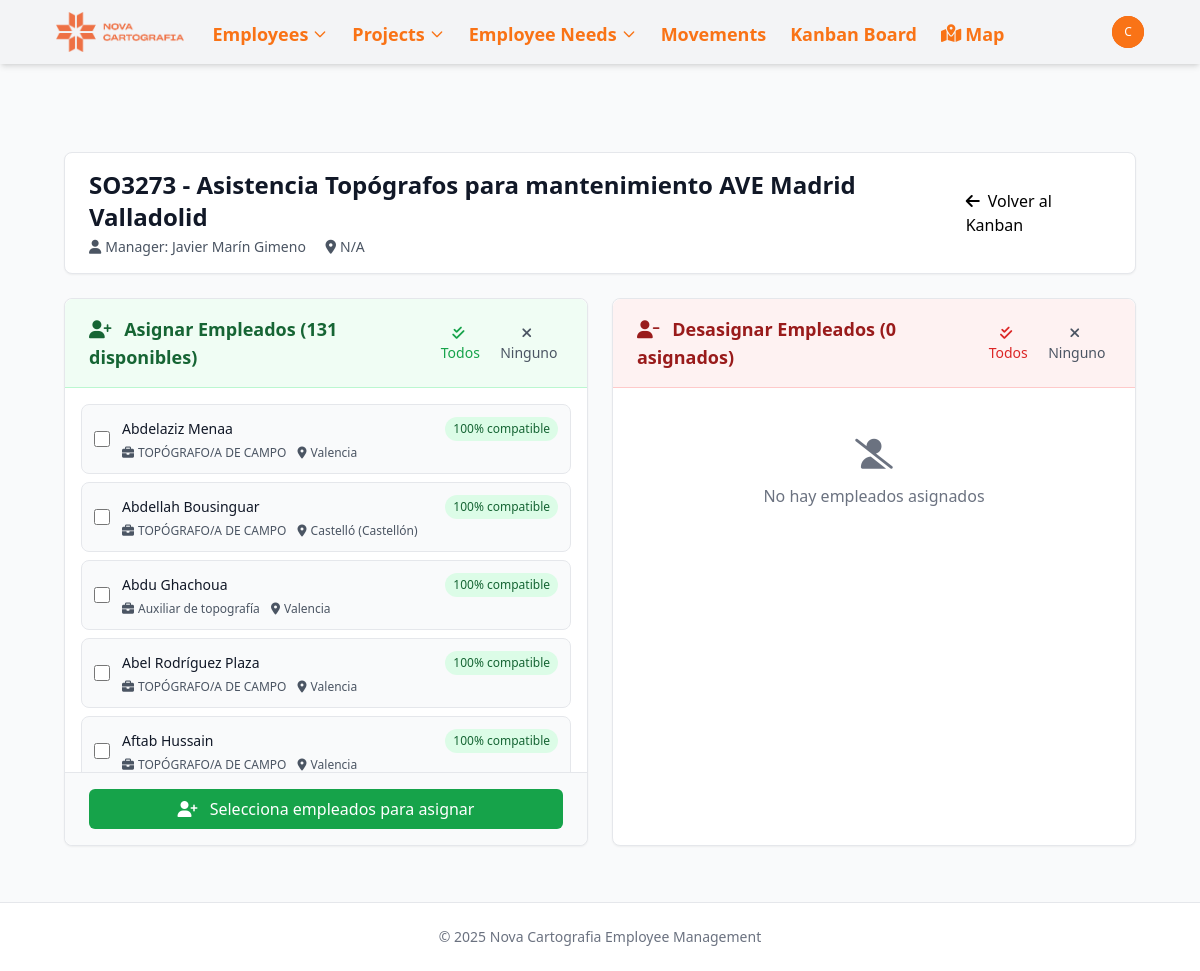
The page /projects/171/assign-employees/ (signed in) on the database as committed earlier.
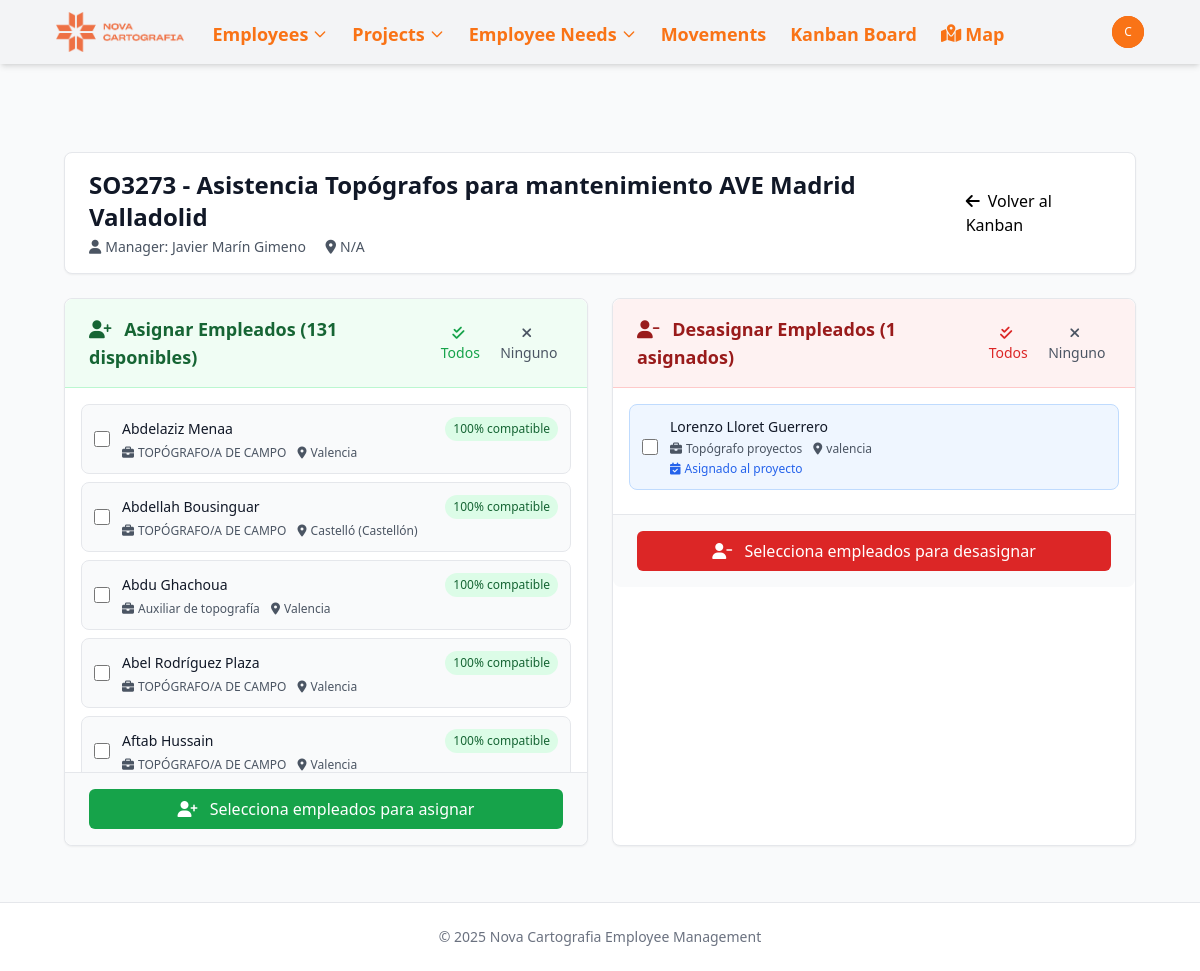
The same page on the database as committed later.
### novacartografia_employee_management/models.py (models this page shows, shortened)
class Employee(models.Model):
    name = models.CharField(max_length=100)
    job = models.CharField(max_length=100)
    project_id = models.ForeignKey(Project, on_delete=models.SET_NULL, related_name='employee_set', blank=True, null=True)
    street = models.CharField(max_length=100, blank=True, null=True)
    city = models.CharField(max_length=100, blank=True, null=True)
    active = models.BooleanField(default=True, help_text="Indicates if the employee is currently active")
    start_date = models.DateField(default=timezone.now, help_text="When the employee started working", null=True, blank=True)
    end_date = models.DateField(blank=True, null=True, help_text="When the employee ended working, if applicable")
    state = models.CharField(max_length=50, default='valencia',
           choices=[
                ('Araba (Álava)', 'Álava'),
                ('Albacete', 'Albacete'),
                ('Alacant (Alicante)', 'Alicante'),
                ('Almería', 'Almería'),
                ('Asturias', 'Asturias'),
                ('Ávila', 'Ávila'),
                ('Badajoz', 'Badajoz'),
                ('Barcelona', 'Barcelona'),
                ('Burgos', 'Burgos'),
                ('Cáceres', 'Cáceres'),
                ('Cádiz', 'Cádiz'),
                ('Cantabria', 'Cantabria'),
                ('Castelló (Castellón)', 'Castellón'),
                ('Ceuta', 'Ceuta'),
                ('Ciudad Real', 'Ciudad Real'),
                ('Córdoba', 'Córdoba'),
                ('Cuenca', 'Cuenca'),
                ('Gerona', 'Gerona'),
                ('Granada', 'Granada'),
                ('Guadalajara', 'Guadalajara'),
                ('Gipuzkoa (Guipúzcoa)', 'Guipúzcoa'),
                ('Huelva', 'Huelva'),
                ('Huesca', 'Huesca'),
                ('Islas Baleares', 'Islas Baleares'),
                ('Jaén', 'Jaén'),
                ('A Coruña (La Coruña)', 'La Coruña'),
                ('La Rioja', 'La Rioja'),
                ('Las Palmas', 'Las Palmas'),
                ('León', 'León'),
                ('Lérida', 'Lérida'),
                ('Lleida', 'Lérida'),  # Agregado porque aparece en tu CSV
                ('Lugo', 'Lugo'),
                ('Madrid', 'Madrid'),
                ('Málaga', 'Málaga'),
                ('Melilla', 'Melilla'),
                ('Murcia', 'Murcia'),
                ('Navarra (Nafarroa)', 'Navarra'),  # Corregido para coincidir con el CSV
                ('Orense', 'Orense'),
                ('Palencia', 'Palencia'),
                ('Pontevedra', 'Pontevedra'),
                ('Salamanca', 'Salamanca'),
                ('Santa Cruz de Tenerife', 'Santa Cruz de Tenerife'),
                ('Segovia', 'Segovia'),
                ('Sevilla', 'Sevilla'),
                ('Soria', 'Soria'),
                ('Tarragona', 'Tarragona'),
                ('Teruel', 'Teruel'),
                ('Toledo', 'Toledo'),
                ('Valencia', 'Valencia'),
                ('Valladolid', 'Valladolid'),
                ('Bizkaia (Vizcaya)', 'Vizcaya'),
                ('Zamora', 'Zamora'),
                ('Zaragoza', 'Zaragoza'),
            ])
    latitude = models.FloatField(null=True, blank=True)
    longitude = models.FloatField(null=True, blank=True)
    academic_training = models.CharField(max_length=100, blank=True, null=True)
    driver_license = models.BooleanField(default=False)
    twenty_hours = models.BooleanField(default=False)
    sixty_hours = models.BooleanField(default=False)
    confine = models.BooleanField(default=False)
    height = models.BooleanField(default=False)
    mining = models.BooleanField(default=False)
    railway_carriage = models.BooleanField(default=False)
    railway_mounting = models.BooleanField(default=False)
    building = models.BooleanField(default=False)
    office_work = models.BooleanField(default=False)
    scanner = models.BooleanField(default=False)
    leveling = models.BooleanField(default=False)
    static = models.BooleanField(default=False)
    drag = models.BooleanField(default=False)
    locked = models.BooleanField(default=False, help_text="Indicates if the employee is locked for a future project")
    vacations_from = models.DateField(blank=True, null=True)
    vacations_to = models.DateField(blank=True, null=True)
    leave_from = models.DateField(blank=True, null=True)
    leave_to = models.DateField(blank=True, null=True)
    end_contract = models.BooleanField(default=False, help_text="Indicates if the employee's contract is ending soon")

### novacartografia_employee_management/views.py (the view)
    def wrapper(request, *args, **kwargs):
        if not can_edit(request.user):
            messages.error(request, 'No tienes permisos para realizar esta acción.')
            return redirect('kanban_board')  # o la vista que prefieras
        return view_func(request, *args, **kwargs)

### novacartografia_employee_management/views.py (called while the page is built)
def can_edit(user):
    try:
        solo_lectura_group = Group.objects.get(name='solo_lectura')
        return not user.groups.filter(id=solo_lectura_group.id).exists()
    except Group.DoesNotExist:
        return True

def require_edit_permission(view_func):
    def wrapper(request, *args, **kwargs):
        if not can_edit(request.user):
            messages.error(request, 'No tienes permisos para realizar esta acción.')
            return redirect('kanban_board')  # o la vista que prefieras
        return view_func(request, *args, **kwargs)
    return wrapper

### templates/novacartografia_employee_management/project_assign_employees.html (shortened to what the changed rows need)
{% extends 'base.html' %}
{% load employee_filters %}
{% block content %}
<div class="max-w-7xl mx-auto px-4 sm:px-6 lg:px-8 py-8">
    <div class="bg-white rounded-lg shadow-sm border border-gray-200 mb-6">
        <div class="px-6 py-4">
            <div class="flex items-center justify-between">
                <div>
                    <h1 class="text-2xl font-bold text-gray-900">{{ project.name }}</h1>
                </div>
            </div>
        </div>
    </div>
    <div class="grid grid-cols-1 lg:grid-cols-2 gap-6">
        <div class="bg-white rounded-lg shadow-sm border border-gray-200">
            <div class="bg-green-50 px-6 py-4 border-b border-green-200 rounded-t-lg">
                <div class="flex justify-between items-center">
                    <h2 class="text-lg font-semibold text-green-800">
                        <i class="fas fa-user-plus mr-2"></i>
                        Asignar Empleados ({{ unassigned_employees|length }} disponibles)
                    </h2>
                </div>
            </div>
            <div class="p-4 max-h-96 overflow-y-auto" id="available-employees">
                {% for employee in unassigned_employees %}
                <div class="employee-card bg-gray-50 border border-gray-200 rounded-lg p-3 mb-2 hover:bg-green-50 hover:border-green-300 transition-all duration-200 cursor-pointer"
                     data-employee-id="{{ employee.id }}">
                    <div class="flex items-center">
                        <input type="checkbox" class="employee-checkbox h-4 w-4 text-green-600 rounded mr-3" value="{{ employee.id }}">
                        <div class="flex-1">
                            <div class="flex items-center justify-between">
                                <h4 class="text-sm font-medium text-gray-900">{{ employee.name }}</h4>
                                {% if employee.match_percentage %}
                                <span class="inline-flex items-center px-2 py-1 rounded-full text-xs font-medium
                                    {% if employee.match_percentage >= 75 %}bg-green-100 text-green-800
                                    {% elif employee.match_percentage >= 50 %}bg-yellow-100 text-yellow-800
                                    {% else %}bg-red-100 text-red-800{% endif %}">
                                    {{ employee.match_percentage|floatformat:0 }}% compatible
                                </span>
                                {% endif %}
                            </div>
                            <div class="text-xs text-gray-600 mt-1">
                                <i class="fas fa-briefcase mr-1"></i>{{ employee.job }}
                                {% if employee.state %}
                                <span class="ml-2"><i class="fas fa-map-marker-alt mr-1"></i>{{ employee.state }}</span>
                                {% endif %}
                            </div>
                        </div>
                    </div>
                </div>
                {% empty %}
                <div class="text-center py-8 text-gray-500">
                    <i class="fas fa-users text-3xl mb-3"></i>
                    <p>No hay empleados disponibles</p>
                </div>
                {% endfor %}
            </div>
        </div>
        <div class="bg-white rounded-lg shadow-sm border border-gray-200">
            <div class="bg-red-50 px-6 py-4 border-b border-red-200 rounded-t-lg">
                <div class="flex justify-between items-center">
                    <h2 class="text-lg font-semibold text-red-800">
                        <i class="fas fa-user-minus mr-2"></i>
                        Desasignar Empleados ({{ current_employees|length }} asignados)
                    </h2>
                    <div class="flex space-x-2">
                        <button type="button" id="btn-select-all-current" class="text-sm text-red-600 hover:text-red-800">
                        </button>
                        <button type="button" id="btn-clear-all-current" class="text-sm text-gray-600 hover:text-gray-800">
                        </button>
                    </div>
                </div>
            </div>
            <div class="p-4 max-h-96 overflow-y-auto" id="current-employees">
                {% for employee in current_employees %}
                <div class="employee-card bg-blue-50 border border-blue-200 rounded-lg p-3 mb-2 hover:bg-red-50 hover:border-red-300 transition-all duration-200 cursor-pointer"
                     data-employee-id="{{ employee.id }}">
                    <div class="flex items-center">
                        <input type="checkbox" class="employee-checkbox h-4 w-4 text-red-600 rounded mr-3" value="{{ employee.id }}">
                        <div class="flex-1">
                            <h4 class="text-sm font-medium text-gray-900">{{ employee.name }}</h4>
                            <div class="text-xs text-gray-600 mt-1">
                                <i class="fas fa-briefcase mr-1"></i>{{ employee.job }}
                                {% if employee.state %}
                                <span class="ml-2"><i class="fas fa-map-marker-alt mr-1"></i>{{ employee.state }}</span>
                                {% endif %}
                            </div>
                            <div class="text-xs text-blue-600 mt-1">
                                <i class="fas fa-calendar-check mr-1"></i>Asignado al proyecto
                            </div>
                        </div>
                    </div>
                </div>
                {% empty %}
                <div class="text-center py-8 text-gray-500">
                    <i class="fas fa-user-slash text-3xl mb-3"></i>
                    <p>No hay empleados asignados</p>
                </div>
                {% endfor %}
            </div>
            {% if current_employees %}
            <div class="px-6 py-4 bg-gray-50 border-t border-gray-200 rounded-b-lg">
                <button type="button" id="btn-unassign" class="w-full bg-red-600 text-white px-4 py-2 rounded-md hover:bg-red-700 transition-colors disabled:opacity-50 disabled:cursor-not-allowed">
                    <i class="fas fa-user-minus mr-2"></i>
                    <span id="unassign-text">Selecciona empleados para desasignar</span>
                </button>
            </div>
            {% endif %}
        </div>
    </div>
</div>
{% endblock %}

Rows that differ between the two databases and show on the page:
now on this page (row edited): Employee: name "Lorenzo Lloret Guerrero", job "Topógrafo proyectos", state "valencia", shown under "Desasignar Empleados (1 asignados)"
Other text that changed with them:
{{ current_employees|length }}: "0" → "1"
text no longer shown: "No hay empleados asignados"
text now shown: "Selecciona empleados para desasignar"
